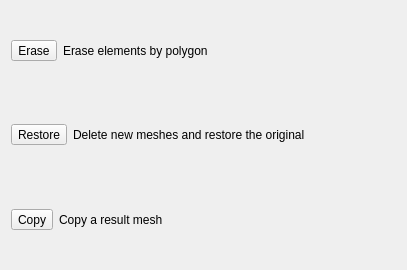
<?xml version="1.0" encoding="UTF-8"?>
<ui version="4.0">
 <class>TaskCreateElementSet</class>
 <widget class="QWidget" name="TaskCreateElementSet">
  <property name="geometry">
   <rect>
    <x>0</x>
    <y>0</y>
    <width>407</width>
    <height>270</height>
   </rect>
  </property>
  <property name="sizePolicy">
   <sizepolicy hsizetype="Preferred" vsizetype="Minimum">
    <horstretch>0</horstretch>
    <verstretch>0</verstretch>
   </sizepolicy>
  </property>
  <property name="windowTitle">
   <string>Form</string>
  </property>
  <layout class="QVBoxLayout" name="verticalLayout">
   <item>
    <layout class="QHBoxLayout" name="horizontalLayout_2" stretch="0,0">
     <item>
      <widget class="QToolButton" name="toolButton_Poly">
       <property name="text">
        <string>Erase</string>
       </property>
      </widget>
     </item>
     <item>
      <widget class="QLabel" name="label_3">
       <property name="text">
        <string>Erase elements by polygon</string>
       </property>
      </widget>
     </item>
    </layout>
   </item>
   <item>
    <layout class="QHBoxLayout" name="horizontalLayout">
     <item>
      <widget class="QToolButton" name="toolButton_Restore">
       <property name="enabled">
        <bool>true</bool>
       </property>
       <property name="text">
        <string>Restore</string>
       </property>
      </widget>
     </item>
     <item>
      <widget class="QLabel" name="label_2">
       <property name="text">
        <string>Delete new meshes and restore the original</string>
       </property>
      </widget>
     </item>
    </layout>
   </item>
   <item>
    <layout class="QHBoxLayout" name="horizontalLayout_3">
     <item>
      <widget class="QToolButton" name="toolButton_Rename">
       <property name="enabled">
        <bool>true</bool>
       </property>
       <property name="text">
        <string>Copy</string>
       </property>
      </widget>
     </item>
     <item>
      <widget class="QLabel" name="label">
       <property name="text">
        <string>Copy a result mesh</string>
       </property>
      </widget>
     </item>
    </layout>
   </item>
  </layout>
 </widget>
 <resources/>
 <connections/>
</ui>
